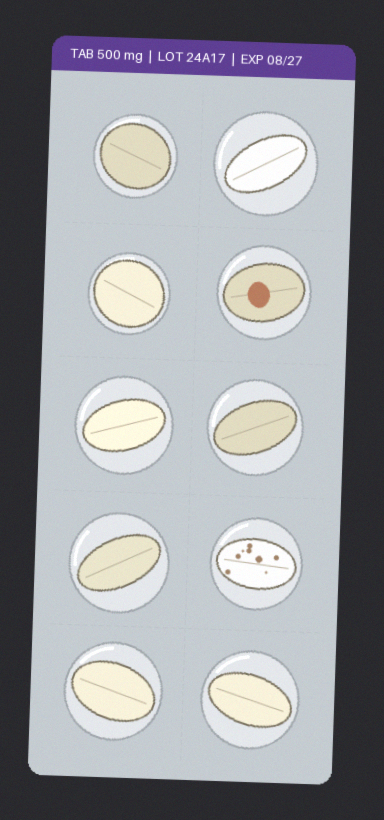
#> input picture artifacts/examples/blister_pack_2x5.png, 384 x 820 px
$ python -i image_utils.py   (imports and definitions only)
#> lines starting #> are read from the running program, lines starting #| are printed output that depends on the picture; after the words box and inside, x2 and y2 are one past the last pixel; in counts of white or black regions, pixels touching at a corner belong together
#> further down, picture is the input picture: PIL image 384x820 RGB; mean R, G, B 154.9, 156.7, 160.9
from __future__ import annotations

import math
import random
from pathlib import Path
from typing import List, Tuple

import numpy as np
from PIL import Image, ImageDraw, ImageEnhance, ImageFilter, ImageFont
from scipy import ndimage
from scipy.spatial import ConvexHull, QhullError

IMAGE_SIZE = 128
LABELS = {0: "Normal Tablet", 1: "Defective Tablet"}
DEFECT_TYPES = ["none", "crack", "color anomaly", "chip", "surface spots"]

Box = Tuple[int, int, int, int]  # left, top, right, bottom

# Silhouette features are measured at several background-distance thresholds.
# A loose tablet separates from the table at the lowest threshold; a tablet in a
# blister pocket only separates from the clear plastic at the highest one, so
# one threshold alone cannot describe both.
SILHOUETTE_THRESHOLDS = (40, 90, 150)
RADIAL_BINS = 24
SILHOUETTE_FEATURES = 6  # per threshold; see _silhouette


def _random_bg(rng: random.Random) -> tuple:
    return (rng.randint(205, 245), rng.randint(205, 245), rng.randint(205, 245))


def _random_foil(rng: random.Random) -> tuple:
    grey = rng.randint(170, 195)
    return (grey, grey + rng.randint(0, 6), grey + rng.randint(4, 12))


# [67 lines left out: functions _draw_tablet, _camera_effects, not called in this run]


def _pick_defect(rng: random.Random, defective: bool) -> str:
    return rng.choice(DEFECT_TYPES[1:]) if defective else "none"


# [102 lines left out: functions make_tablet_image, make_multi_tablet_image, make_blister_pack_image, not called in this run]


def _foreground(arr: np.ndarray, background: np.ndarray) -> np.ndarray:
    return np.abs(arr - background).sum(axis=2) > 40


def tablet_mask(image: Image.Image) -> np.ndarray:
    """Pixels that differ clearly from the background (estimated from the image border)."""
    arr = np.asarray(image.convert("RGB"), dtype=np.float32)
    border = np.concatenate([arr[0], arr[-1], arr[:, 0], arr[:, -1]])
#> border = 2408 rows, first 8: [42, 44, 48], [40, 41, 44], [43, 41, 47], [37, 45, 45], [43, 41, 45], [43, 43, 45], [41, 43, 44], [38, 42, 44]
    return _foreground(arr, np.median(border, axis=0))
#> in _foreground, `return np.abs(arr - background).sum(axis=2) > 40`:
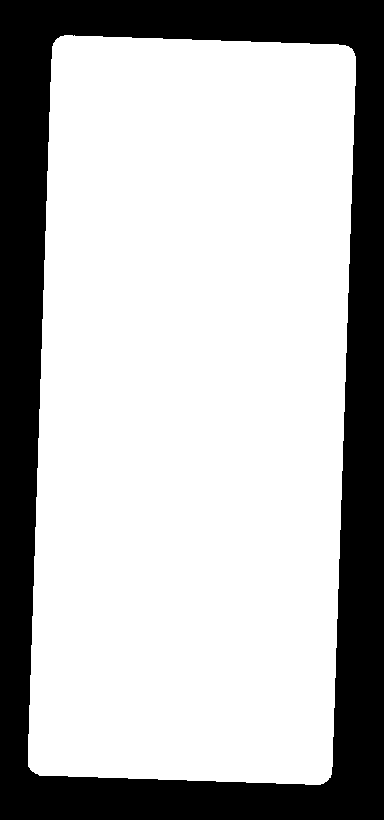
#> returned value: shape (820, 384) bool; 71.7% white; 1 black region, box (x1, y1, x2, y2) and area: (0, 0, 384, 820) 89199


def crop_to_tablet(image: Image.Image, pad: int = 4) -> Image.Image:
    """Crop to the tablet by comparing pixels against the border (background) colour.

    Makes features robust to where the tablet sits in the frame and to
    uploaded photos with lots of empty space around the tablet.
    """
    rgb = image.convert("RGB")
    mask = tablet_mask(rgb)
    if mask.sum() < 0.01 * mask.size:
        return rgb
    ys, xs = np.where(mask)
    h, w = mask.shape
#> h = 820; w = 384
    box = (max(xs.min() - pad, 0), max(ys.min() - pad, 0), min(xs.max() + pad + 1, w), min(ys.max() + pad + 1, h))
#> box = (24, 31, 360, 789)
    return rgb.crop(box)
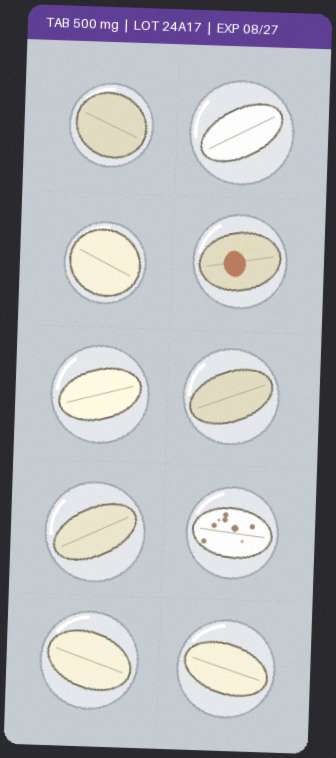
#> returned value: PIL image 336x758 RGB; mean R, G, B 181.7, 184, 188.2


# [6 lines left out: function _blobs, not called in this run]


def _box(sl, dy: int = 0, dx: int = 0) -> Box:
    return (sl[1].start + dx, sl[0].start + dy, sl[1].stop + dx, sl[0].stop + dy)


# [84 lines left out: functions _split_pack, detect, not called in this run]


def detect_tablets(image: Image.Image) -> List[Box]:
    """Boxes of every tablet in the photo (loose or packaged), in reading order."""
    return detect(image)[0]


#: Tablets in one photo should be close to the same size. When they are not,
#: blobs have usually merged or fragmented, which silently changes the count --
#: the dangerous failure, because an undetected tablet is never inspected.
#: Measured over 450 correct detections the spread never exceeded 0.275, while
#: the severe undercounts sat at 0.95-1.06, so 0.40 separates them cleanly.
AREA_SPREAD_LIMIT = 0.40
OVERSIZE_FACTOR = 1.8


# [28 lines left out: function detection_warnings, not called in this run]


def _silhouette(mask: np.ndarray) -> np.ndarray:
    """Rotation- and scale-invariant descriptors of a binary silhouette.

    A chip bites a notch out of the tablet's outline while barely changing its
    colour or texture, so it is almost invisible to the intensity and colour
    features. These give the classifier the outline itself:

    * ``fill``     mask area over its bounding box -- a notch lowers it
    * ``solidity`` mask area over its convex hull -- a notch is a concavity
    * the radial profile (furthest pixel per angular sector, normalised), whose
      minimum and spread spike where the outline is cut away

    The profile is sorted before the summary statistics are taken, so the
    result does not depend on how the tablet happens to be rotated.
    """
    if mask.sum() < 30:
        return np.zeros(SILHOUETTE_FEATURES, dtype=np.float32)

    mask = ndimage.binary_fill_holes(mask)
    ys, xs = np.nonzero(mask)
    area = float(mask.sum())
    height = int(ys.max() - ys.min()) + 1
    width = int(xs.max() - xs.min()) + 1

    cy, cx = ys.mean(), xs.mean()
    radius = np.hypot(ys - cy, xs - cx)
    angle = np.arctan2(ys - cy, xs - cx)
    sector = (((angle + np.pi) / (2 * np.pi)) * RADIAL_BINS).astype(int) % RADIAL_BINS
    profile = np.zeros(RADIAL_BINS, dtype=np.float64)
    np.maximum.at(profile, sector, radius)
    profile /= profile.max() or 1.0

    try:
        hull_area = float(ConvexHull(np.column_stack([xs, ys])).volume)
    except (QhullError, ValueError):
        hull_area = area  # degenerate silhouette (a line or a single point)

    ordered = np.sort(profile)
    return np.array([
        area / (height * width),
        area / max(hull_area, 1.0),
        profile.min(),
        profile.std(),
        ordered[:4].mean(),
        ordered[-4:].mean(),
    ], dtype=np.float32)


def silhouette_features(image: Image.Image) -> np.ndarray:
    """Silhouette descriptors at each background-distance threshold."""
    arr = np.asarray(image.convert("RGB"), dtype=np.float32)
    border = np.concatenate([arr[0], arr[-1], arr[:, 0], arr[:, -1]])
    distance = np.abs(arr - np.median(border, axis=0)).sum(axis=2)
    return np.concatenate([_silhouette(distance > t) for t in SILHOUETTE_THRESHOLDS])


def extract_features(image: Image.Image) -> np.ndarray:
    """Extract compact, dependency-light visual features (shape, edges and colour)."""
    tablet = crop_to_tablet(image)

    gray = np.asarray(tablet.convert("L").resize((32, 32)), dtype=np.float32) / 255.0
    gx = np.abs(np.diff(gray, axis=1, prepend=gray[:, :1]))
    gy = np.abs(np.diff(gray, axis=0, prepend=gray[:1, :]))

    hsv = np.asarray(tablet.convert("HSV").resize((32, 32)), dtype=np.float32) / 255.0
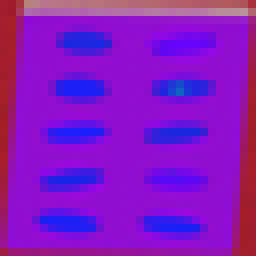
#> hsv: shape (32, 32, 3) float32 (shown 8 times larger); mean R, G, B 0.528, 0.0892, 0.756
    color_stats = np.concatenate([hsv.mean(axis=(0, 1)), hsv.std(axis=(0, 1))])
#> color_stats = [0.528, 0.0892, 0.756, 0.139, 0.09, 0.198]
    hue_hist = np.histogram(hsv[..., 0], bins=12, range=(0, 1))[0] / hsv[..., 0].size
#> hue_hist = [0.000977, 0.0605, 0.0234, 0.0205, 0.0469, 0.0518, 0.54, 0.2, 0.0557, 0, 0, 0]
    sat_hist = np.histogram(hsv[..., 1], bins=8, range=(0, 1))[0] / hsv[..., 1].size
#> sat_hist = [0.891, 0.0508, 0.0127, 0.0391, 0.00684, 0, 0, 0]

    # Fraction of strong edges and dark pixels: cracks, chips and spots raise these.
    edges = np.hypot(gx, gy)
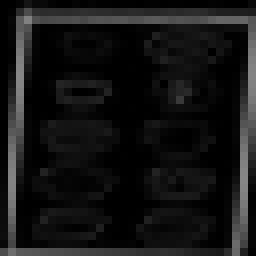
#> edges: shape (32, 32) float32 (shown 8 times larger); min 0, max 0.526, mean 0.0813
    summary = np.array([
        gray.mean(), gray.std(), gx.mean(), gy.mean(),
        (edges > 0.08).mean(), (edges > 0.15).mean(),
        (gray < gray.mean() - 2 * gray.std()).mean(),
        tablet.width / max(tablet.height, 1),
    ], dtype=np.float32)
#> summary = [0.723, 0.208, 0.0468, 0.0433, 0.257, 0.159, 0.0986, 0.443]

    return np.concatenate([
        gray.flatten(), gx.flatten(), gy.flatten(),
        color_stats, hue_hist, sat_hist, summary,
        silhouette_features(tablet),
    ]).astype(np.float32)
#> in silhouette_features, `border = np.concatenate([arr[0], arr[-1], arr[:, 0], arr[:, -1]])`: border = 2188 rows, first 8: [41, 46, 45], [38, 41, 47], [39, 40, 47], [46, 46, 45], [39, 40, 45], [40, 40, 50], [42, 38, 46], [43, 43, 47]
#> in silhouette_features, `distance = np.abs(arr - np.median(border, axis=0)).sum(axis=2)`:
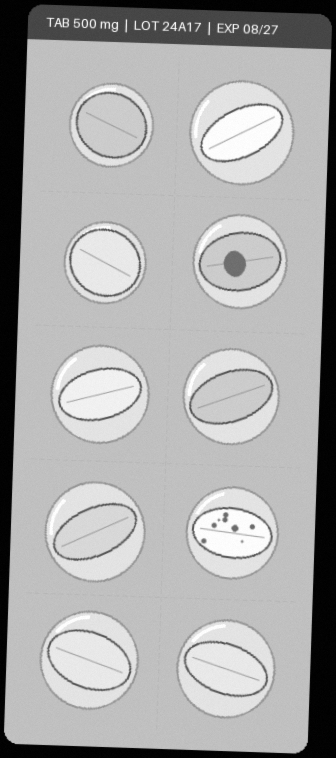
#> distance: shape (758, 336) float32; min 0, max 637, mean 426.4; drawn with min black and max white
#> in _silhouette, `mask = ndimage.binary_fill_holes(mask)`: mask: shape (758, 336) bool; 88.6% white; 1 black region, box (x1, y1, x2, y2) and area: (0, 0, 336, 758) 28998
#> in _silhouette, `area = float(mask.sum())`: area = 225690
#> in _silhouette, `height = int(ys.max() - ys.min()) + 1`: height = 750
#> in _silhouette, `width = int(xs.max() - xs.min()) + 1`: width = 328
#> in _silhouette, `cy, cx = ys.mean(), xs.mean()`: cy = 378.6; cx = 167.5
#> in _silhouette, `hull_area = float(ConvexHull(np.column_stack([xs, ys])).volume)`: hull_area = 225648
#> in _silhouette (call 2), `mask = ndimage.binary_fill_holes(mask)`:
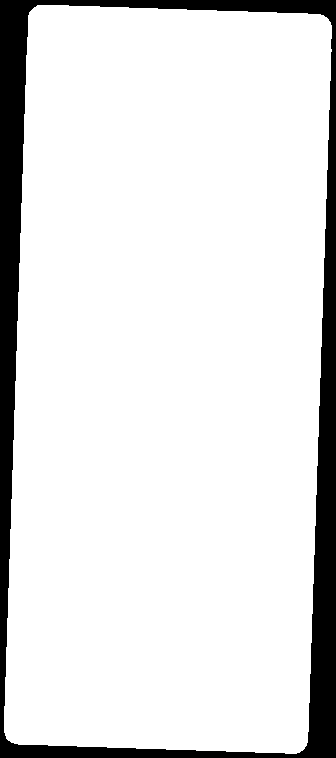
#> mask: shape (758, 336) bool; 88.5% white; 1 black region, box (x1, y1, x2, y2) and area: (0, 0, 336, 758) 29333
#> in _silhouette (call 2), `area = float(mask.sum())`: area = 225355
#> in _silhouette (call 2), `height = int(ys.max() - ys.min()) + 1`: height = 749
#> in _silhouette (call 2), `cy, cx = ys.mean(), xs.mean()`: cy = 378.7
#> in _silhouette (call 2), `hull_area = float(ConvexHull(np.column_stack([xs, ys])).volume)`: hull_area = 225313
#> in _silhouette (call 3), `mask = ndimage.binary_fill_holes(mask)`:
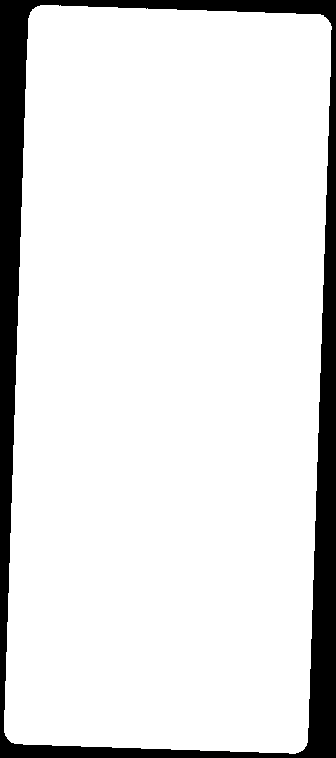
#> mask: shape (758, 336) bool; 88.3% white; 1 black region, box (x1, y1, x2, y2) and area: (0, 0, 336, 758) 29709
#> in _silhouette (call 3), `area = float(mask.sum())`: area = 224979
#> in _silhouette (call 3), `cy, cx = ys.mean(), xs.mean()`: cy = 378.9
#> in _silhouette (call 3), `hull_area = float(ConvexHull(np.column_stack([xs, ys])).volume)`: hull_area = 224949.5


def save_image(image: Image.Image, path: str | Path) -> None:
    Path(path).parent.mkdir(parents=True, exist_ok=True)
    image.save(path)

>>> from PIL import Image
>>> picture = Image.open('artifacts/examples/blister_pack_2x5.png')
>>> result = extract_features(picture)
#> result = 3124 values, max 1 at index 3113, min 0 at index 1024, mean 0.272

$ run again, on artifacts/examples/blister_pack_3x4.png
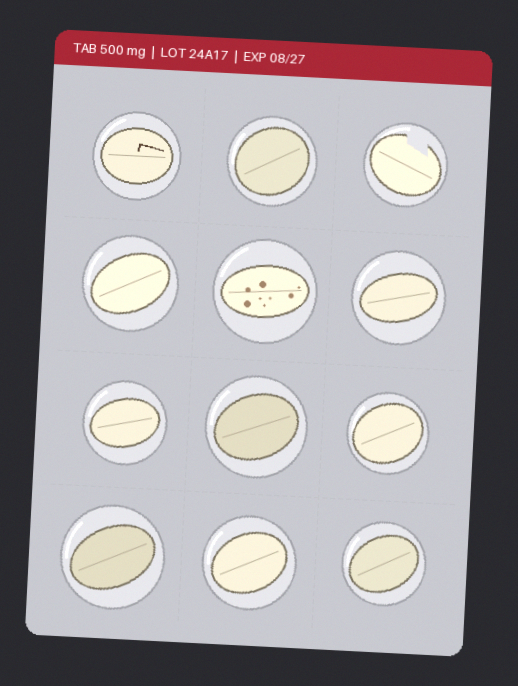
#> input picture artifacts/examples/blister_pack_3x4.png, 518 x 686 px
#> picture is the input picture: PIL image 518x686 RGB; mean R, G, B 164.9, 159.4, 162.2
#> in tablet_mask, `border = np.concatenate([arr[0], arr[-1], arr[:, 0], arr[:, -1]])`: border = 2408 rows, first 8: [43, 42, 45], [41, 41, 46], [42, 40, 48], [40, 41, 48], [42, 41, 49], [42, 40, 47], [40, 42, 45], [42, 39, 48]
#> in _foreground, `return np.abs(arr - background).sum(axis=2) > 40`:
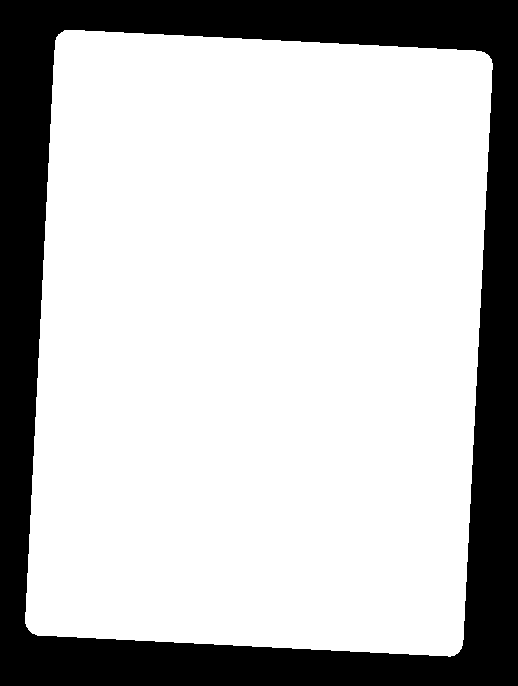
#> returned value: shape (686, 518) bool; 74.9% white; 1 black region, box (x1, y1, x2, y2) and area: (0, 0, 518, 686) 89301
#> box = (21, 26, 497, 661)
#> color_stats = [0.592, 0.0948, 0.756, 0.185, 0.138, 0.201]
#> hue_hist = [0.00195, 0.0723, 0.0244, 0.0195, 0.0352, 0.0283, 0.0283, 0.621, 0.104, 0.0146, 0.0156, 0.0352]
#> sat_hist = [0.847, 0.0869, 0.00977, 0.0107, 0.0146, 0.0273, 0.00391, 0]
#> summary = [0.716, 0.218, 0.0474, 0.0494, 0.289, 0.158, 0.0986, 0.75]
#> in silhouette_features, `border = np.concatenate([arr[0], arr[-1], arr[:, 0], arr[:, -1]])`: border = 2222 rows, first 8: [41, 41, 45], [41, 44, 48], [41, 42, 47], [40, 45, 46], [44, 41, 47], [43, 41, 46], [42, 39, 47], [40, 42, 47]
#> mask: shape (635, 476) bool; 88% white; 1 black region, box (x1, y1, x2, y2) and area: (0, 0, 476, 635) 36200
#> area = 266060
#> height = 627
#> width = 468
#> cy = 316.6; cx = 237.5
#> hull_area = 266017
#> mask: shape (635, 476) bool; 87.9% white; 1 black region, box (x1, y1, x2, y2) and area: (0, 0, 476, 635) 36576
#> in _silhouette (call 3), `mask = ndimage.binary_fill_holes(mask)`:
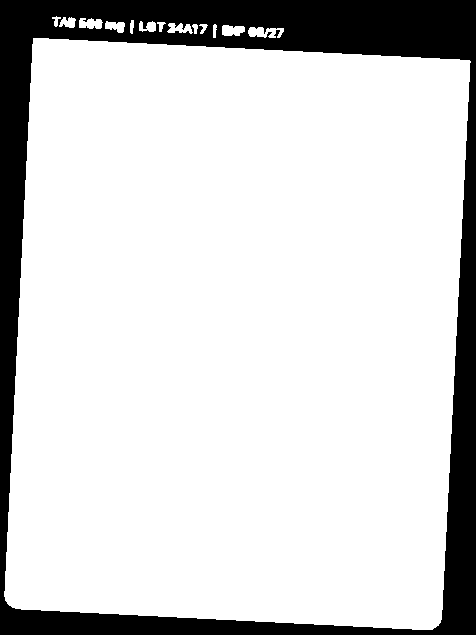
#> mask: shape (635, 476) bool; 83.4% white; 1 black region, box (x1, y1, x2, y2) and area: (0, 0, 476, 635) 50149
#> area = 252111
#> height = 614
#> cy = 331.8; cx = 236.2
#> hull_area = 257870.5
#> result = 3124 values, max 1 at index 3107, min 0 at index 1024, mean 0.273
